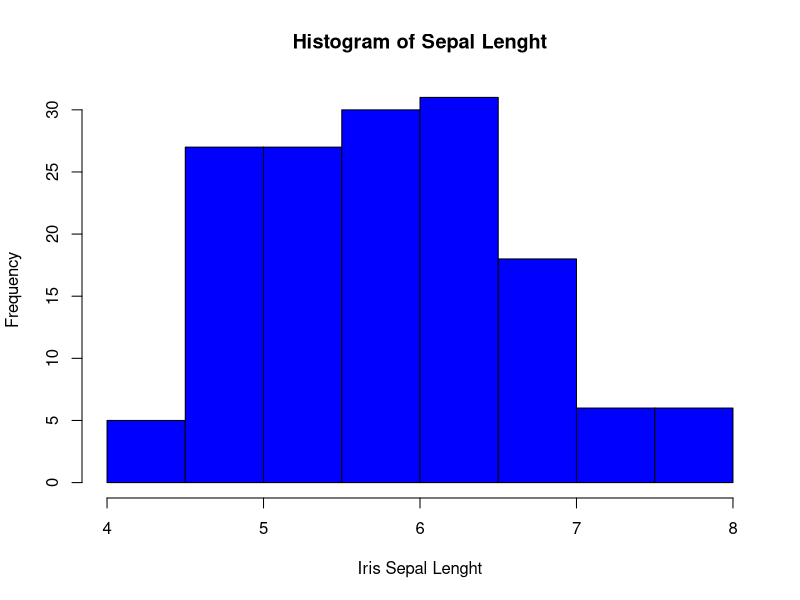

Write the R code that produced this figure.
## ---- chunk 1
# summary of the Iris Data
summary(iris$Sepal.Length)
## ---- chunk 2
hist(iris$Sepal.Length, col = "blue", main = "Histogram of Sepal Lenght", xlab = "Iris Sepal Lenght")
